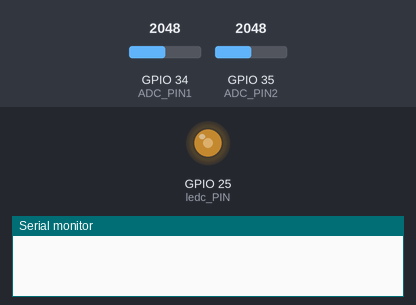
Recording of a sketch running on a simulated ESP32. Shown: output pins drawn as LEDs (lit = HIGH), the last lines printed to the serial monitor. The inputs (shaded band) are chosen by the test bench; at power-on: GPIO 34 (ADC_PIN1) = 2048, GPIO 35 (ADC_PIN2) = 2048.

Above: at 1.2 s.
1.3 s: GPIO 34 (ADC_PIN1) set to 0
At 1.7 s:
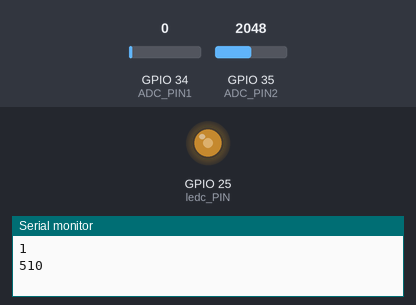
4.3 s: GPIO 34 (ADC_PIN1) set to 491
At 5.3 s:
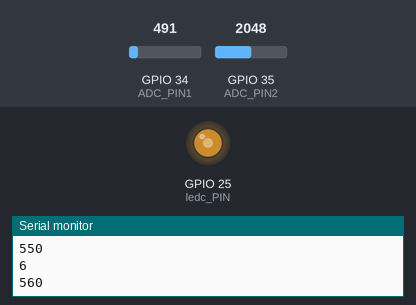
5.8 s: GPIO 35 (ADC_PIN2) set to 0
At 21.2 s:
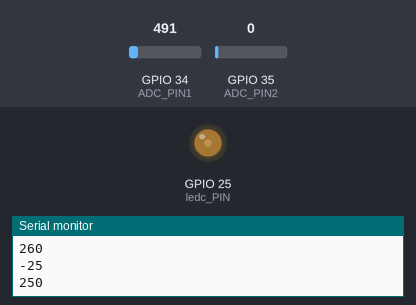
Timing chart, 0 to 22.8 s (numbered marks = the images above; inputs shaded):
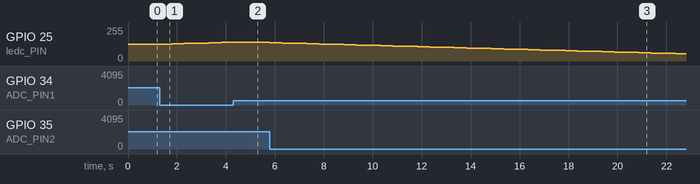

The sketch:

ADCtest.ino
```cpp
//ADC
const int ADC_PIN1  = 34;
const int ADC_PIN2  = 35;
const int timeDelay = 500;
int ADC_read1 = 0;
int ADC_read2 = 0;
int ADC_counter = 0;
int ADC_flag = 0;
unsigned long ADC_timer1 = 0;
unsigned long ADC_timer2 = 0;

//ledcPWM波
const int ledc_PIN        = 25;     //设置LEDCPWM波的输出引脚
const int ledc_channel    = 8;      //设置LEDC通道
const int ledc_frequency  = 1000;   //设置LEDC频率,单位Hz
const int ledc_resolution = 10;     //设置LEDC分辨率
const int ledc_dutyBasis  = 500;    //设置LEDC基础占空比，为最大值为2的分辨率次方的一半
int ledc_duty = ledc_dutyBasis;    //设置LEDC占空比，最大值为2的分辨率次方

void setup() {
  Serial.begin(115200);

  pinMode(ADC_PIN1, INPUT);
  pinMode(ADC_PIN2, INPUT);

  ledcSetup(ledc_channel, ledc_frequency, ledc_resolution);  //设置LEDC通道8频率为1000Hz，分辨率为10位，即占空比可选0~1024
  ledcAttachPin(ledc_PIN, ledc_channel);                     //pin25输出ledc PWM，与led1602的V0连接
  ledcWrite(ledc_channel,ledc_duty);                         //占空比为ledc_duty，会影响显示的对比度
}

void loop() {
  ADC_read1 = analogRead(ADC_PIN1);
  ADC_read2 = analogRead(ADC_PIN2);
  ADC_timer2 = millis();
  if(ADC_read1 == 0 && ADC_flag == 0){
    ADC_timer1 = millis();
    ADC_flag = 1;
    ADC_counter ++;
    Serial.println(ADC_counter);

    ledc_duty = ledc_dutyBasis + ADC_counter * 10;
    if(ledc_duty > 1000){
      ledc_duty = 1000;
    }
    ledcWrite(ledc_channel,ledc_duty);
    Serial.println(ledc_duty);
  }
  if(ADC_read2 == 0 && ADC_flag == 0){
    ADC_timer1 = millis();
    ADC_flag = 1;
    ADC_counter--;
    Serial.println(ADC_counter);

    ledc_duty = ledc_dutyBasis + ADC_counter * 10;
    if(ledc_duty < 0){
      ledc_duty = 0;
    }
    ledcWrite(ledc_channel,ledc_duty);
    Serial.println(ledc_duty);
  }
  if( ADC_timer2 > (ADC_timer1 + timeDelay)){
    ADC_flag = 0;
  }
}
```

Measured:
- after the input at 1.3 s, GPIO 25 (ledc_PIN): moves from 125/255 to 139/255 over 2.5 s, starting at once
- after the input at 4.3 s, GPIO 25 (ledc_PIN): stays 139/255 (without the input it goes to 142/255 after 0.01 s)
- after the input at 5.8 s, GPIO 25 (ledc_PIN): moves from 139/255 to 55/255 over 16.6 s, starting at once
